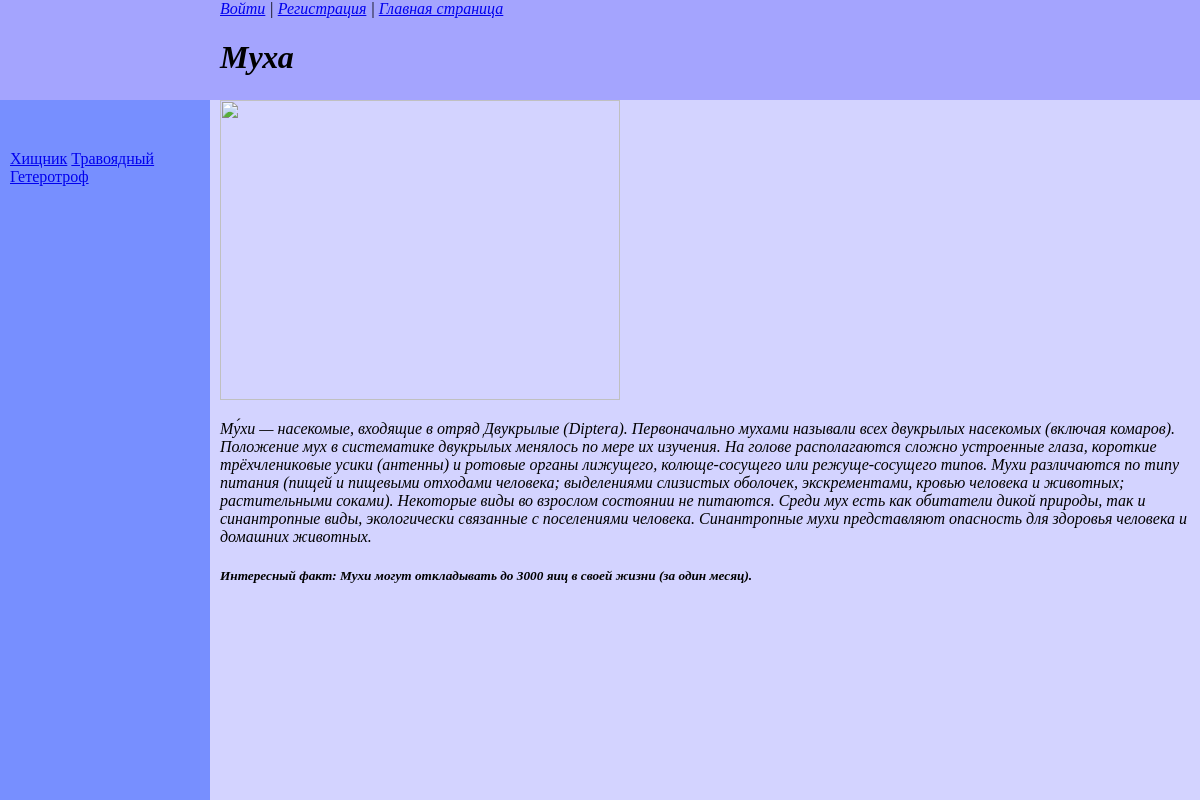
The page /air/tag/geterotrof/muha/ on the database its author committed.
### air/models.py (models this page shows, shortened)
class Air(models.Model):
    class Status(models.IntegerChoices):
        USUAL = 0, 'Распространенное'
        RARE = 1, 'Редкое'
    class Meta:
        verbose_name = 'Воздушные обитатели'
        verbose_name_plural = 'Воздушные обитатели'
    page_name = models.CharField(max_length=255, default='air',verbose_name="Слаг")
    animal = models.CharField(max_length=255,verbose_name="Имя животного")
    content = models.TextField(blank=True,verbose_name="Текст о животном")
    time_create = models.DateTimeField(auto_now_add=True, verbose_name="Время создания")
    time_update = models.DateTimeField(auto_now=True,verbose_name="Время изменения")
    is_red_book = models.BooleanField(choices=tuple(map(lambda x: (bool(x[0]), x[1]), Status.choices)),
                                      default=Status.USUAL,verbose_name="Красная книга")
    class_of_animal = models.ForeignKey('Air_Kinds', on_delete=models.PROTECT, null=True,verbose_name="Класс животного")
    unique_fact = models.OneToOneField('Air_Facts', on_delete=models.SET_NULL, null=True, blank=True,
                                       related_name='fact',verbose_name="Факт о животном")
    tags = models.ManyToManyField('AirTags', blank=True, related_name='tags',verbose_name="Теги")
    image = models.ImageField(upload_to="images/%Y/%m/%d/", default=None, blank=True, null=True,
                              verbose_name="Изображение")
    author = models.ForeignKey(get_user_model(),on_delete=models.SET_NULL,null=True,default=None)

class Air_Facts(models.Model):
    content = models.TextField(blank=True)
    class Meta:
        verbose_name = 'Интересный факт'
        verbose_name_plural = 'Интересный факт'

class AirTags(models.Model):
    tag = models.CharField(max_length=100, db_index=True, verbose_name="Теги")
    slug = models.SlugField(max_length=255, unique=True, db_index=True)
    def get_absolute_url(self):
        return reverse('tag', kwargs={'air_tag_slug': self.slug})

### air/views.py (the view)
# urls.py: path('tag/<slug:earth_tag_slug>/<slug:animal_slug>/', views.Show_Tags.as_view(), name='animals_tag')
class Show_Tags(DetailView):
    model = Air
    template_name = 'air/air_animal_view.html'
    slug_url_kwarg = 'animal_slug'
    context_object_name = 'animal'
    def get_context_data(self, **kwargs):
        context = super().get_context_data(**kwargs)
        context['title'] = context['animal'].animal
        context['header'] = context['animal'].animal
        context['content'] = context['animal'].content
        context['fact'] = context['animal'].unique_fact.content
        context['image'] = context['animal'].image
        context['tags'] = context['animal'].tags.all()
        return context
    def get_object(self, queryset=None):
        return get_object_or_404(Air,page_name=self.kwargs[self.slug_url_kwarg])

### air/templates/air/air_animal_view.html (shortened to what this page needs)
{% extends 'animal_base_view.html' %}

### templates/animal_base_view.html (shortened to what this page needs)
<!DOCTYPE html>
<html lang="en">
{% load static %}
<head>
</head>
<body>
<div class="header">
    <nav class ="login">
    {% if request.user.is_authenticated %}
      {{user.username}} | <a href="{% url 'users:profile' %}">Личный кабинет</a> | <a href="{% url 'users:logout' %}">Выйти</a>
    {% else %}
        <a href="{% url 'users:login' %}">Войти</a> | <a href="{% url 'users:register' %}">Регистрация</a>
    {% endif %}
    | <a href="{% url 'home' %}">Главная страница</a>
    </nav>
    <h1>{{header}}</h1>
</div>
<div class="content">
    {% if image %}
    <img class="img-article-left" src="{{image.url}}" width="400" height="300"></p>
    {% endif %}
    <p>{{content}}</p>
    <h5>Интересный факт: {{fact}}</h5>
</div>
<div class="sidebar">
    {% for t in tags %}
    <a href="{{t.get_absolute_url}}">{{t.tag}}</a>
    {% endfor %}
</div>
</body>
</html>

### templates/animal_base_view.html (style rules this page uses)
.header { padding-left: 220px; align-items: center; font-style:italic; background: #a4a4fe; position:absolute; left:0px; top:0px; bottom:0; right:0; height: 100px; }
.sidebar { background-attachment:scroll; position:absolute; padding-top: 50px; padding-left: 10px; background: #778fff; left:0px; top:100px; bottom:0px; width: 200px; }

### rows shown on the page
Air: animal "Муха", content "Му́хи — насекомые, входящие в отряд Двукрылые (Diptera). Первоначально мухами называли всех двукрылых насекомых (включая комаров). Положение мух в систематике двукрылых менялось по мере их изучения. На голове располагаются сложно устроенные глаза, короткие трёхчлениковые усики (антенны) и ротовые органы лижущего, колюще-сосущего или режуще-сосущего типов. Мухи различаются по типу питания (пищей и пищевыми отходами человека; выделениями слизистых оболочек, экскрементами, кровью человека и животных; растительными соками). Некоторые виды во взрослом состоянии не питаются. Среди мух есть как обитатели дикой природы, так и синантропные виды, экологически связанные с поселениями человека.…"
Air_Facts: content "Мухи могут откладывать до 3000 яиц в своей жизни (за один месяц)."
AirTags: tag "Хищник"
AirTags: tag "Травоядный"
AirTags: tag "Гетеротроф"
